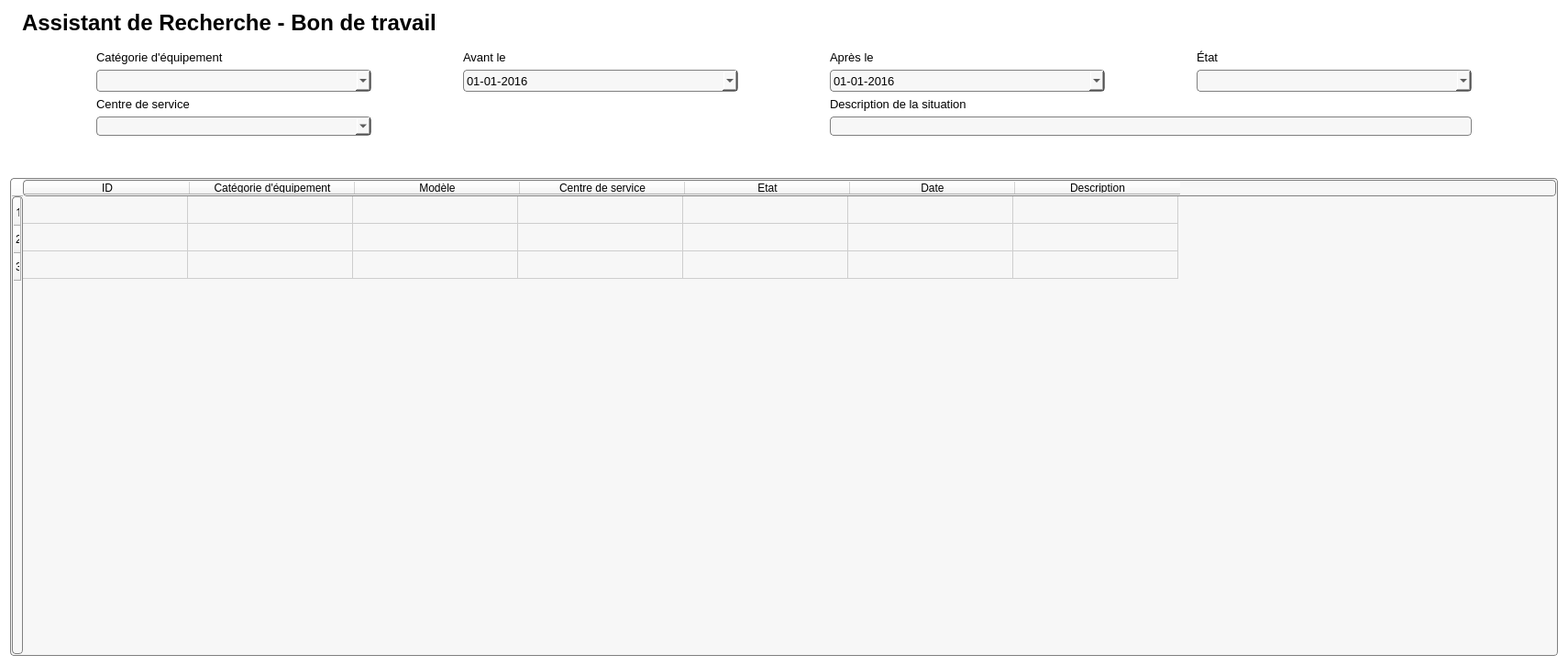
<?xml version="1.0" encoding="UTF-8"?>
<ui version="4.0">
 <class>RechercheBonDeTravail</class>
 <widget class="QWidget" name="RechercheBonDeTravail">
  <property name="geometry">
   <rect>
    <x>0</x>
    <y>0</y>
    <width>1710</width>
    <height>726</height>
   </rect>
  </property>
  <property name="maximumSize">
   <size>
    <width>11111111</width>
    <height>1111111</height>
   </size>
  </property>
  <property name="windowTitle">
   <string>PC2</string>
  </property>
  <property name="windowIcon">
   <iconset>
    <normalon>../../../../SIMM2.0-DEV/Interface/Images/PC2_logo.png</normalon>
   </iconset>
  </property>
  <property name="styleSheet">
   <string notr="true">QWidget{
background:white;

}

QPushButton {
padding: 1px;
border-style: solid;
border: 1px solid gray;
border-radius: 4px;
background: rgb(247,247,247)
}

QPushButton:hover {
background-color: qlineargradient(x1: 0, y1: 1, x2: 0, y2: 0, stop: 0 #edf2f8, stop: 1 #c8d9ea);
}


QPushButton::pressed {
padding: 1px;
color: black;
border-style: solid;
border: 1px solid gray;
border-radius: 4px;
background:rgb(169, 167, 170)
}

QComboBox{
padding: 1px;
border-style: solid;
border: 1px solid gray;
border-radius: 4px;
background: rgb(247,247,247)
}


QDateEdit {
padding: 1px;
border-style: solid;
border: 1px solid gray;
border-radius: 4px;
background: rgb(247,247,247)
}</string>
  </property>
  <layout class="QGridLayout" name="gridLayout">
   <item row="0" column="0">
    <layout class="QHBoxLayout" name="horizontalLayout_3">
     <item>
      <widget class="QLabel" name="label">
       <property name="maximumSize">
        <size>
         <width>38</width>
         <height>34</height>
        </size>
       </property>
       <property name="text">
        <string/>
       </property>
       <property name="pixmap">
        <pixmap>Images/magnifier (1).png</pixmap>
       </property>
      </widget>
     </item>
     <item>
      <widget class="QLabel" name="LabelTitre">
       <property name="maximumSize">
        <size>
         <width>10000</width>
         <height>10000</height>
        </size>
       </property>
       <property name="font">
        <font>
         <pointsize>18</pointsize>
         <weight>75</weight>
         <bold>true</bold>
        </font>
       </property>
       <property name="styleSheet">
        <string notr="true">background: white;</string>
       </property>
       <property name="text">
        <string>Assistant de Recherche - Bon de travail</string>
       </property>
      </widget>
     </item>
     <item>
      <spacer name="horizontalSpacer_2">
       <property name="orientation">
        <enum>Qt::Horizontal</enum>
       </property>
       <property name="sizeHint" stdset="0">
        <size>
         <width>40</width>
         <height>20</height>
        </size>
       </property>
      </spacer>
     </item>
    </layout>
   </item>
   <item row="1" column="0">
    <spacer name="verticalSpacer">
     <property name="orientation">
      <enum>Qt::Vertical</enum>
     </property>
     <property name="sizeType">
      <enum>QSizePolicy::Minimum</enum>
     </property>
     <property name="sizeHint" stdset="0">
      <size>
       <width>20</width>
       <height>10</height>
      </size>
     </property>
    </spacer>
   </item>
   <item row="4" column="0">
    <layout class="QVBoxLayout" name="verticalLayout_11">
     <property name="spacing">
      <number>20</number>
     </property>
     <item>
      <widget class="QTableWidget" name="tableResultats">
       <property name="minimumSize">
        <size>
         <width>200</width>
         <height>500</height>
        </size>
       </property>
       <property name="maximumSize">
        <size>
         <width>2000</width>
         <height>16777215</height>
        </size>
       </property>
       <property name="font">
        <font>
         <family>MS Shell Dlg 2</family>
         <pointsize>10</pointsize>
        </font>
       </property>
       <property name="styleSheet">
        <string notr="true">padding: 1px;
border-style: solid;
border: 1px solid gray;
border-radius: 4px;
background:rgb(247, 247, 247)</string>
       </property>
       <property name="lineWidth">
        <number>10</number>
       </property>
       <property name="midLineWidth">
        <number>9</number>
       </property>
       <property name="showDropIndicator" stdset="0">
        <bool>true</bool>
       </property>
       <property name="showGrid">
        <bool>true</bool>
       </property>
       <property name="gridStyle">
        <enum>Qt::SolidLine</enum>
       </property>
       <property name="sortingEnabled">
        <bool>false</bool>
       </property>
       <property name="wordWrap">
        <bool>true</bool>
       </property>
       <attribute name="horizontalHeaderCascadingSectionResizes">
        <bool>true</bool>
       </attribute>
       <attribute name="horizontalHeaderDefaultSectionSize">
        <number>180</number>
       </attribute>
       <attribute name="horizontalHeaderMinimumSectionSize">
        <number>30</number>
       </attribute>
       <attribute name="verticalHeaderDefaultSectionSize">
        <number>30</number>
       </attribute>
       <attribute name="verticalHeaderMinimumSectionSize">
        <number>20</number>
       </attribute>
       <attribute name="verticalHeaderShowSortIndicator" stdset="0">
        <bool>false</bool>
       </attribute>
       <attribute name="verticalHeaderStretchLastSection">
        <bool>false</bool>
       </attribute>
       <row>
        <property name="text">
         <string>1</string>
        </property>
        <property name="font">
         <font>
          <family>MS Reference Sans Serif</family>
          <pointsize>10</pointsize>
         </font>
        </property>
       </row>
       <row>
        <property name="text">
         <string>2</string>
        </property>
       </row>
       <row>
        <property name="text">
         <string>3</string>
        </property>
       </row>
       <column>
        <property name="text">
         <string>ID</string>
        </property>
       </column>
       <column>
        <property name="text">
         <string>Catégorie d'équipement</string>
        </property>
       </column>
       <column>
        <property name="text">
         <string>Modèle</string>
        </property>
       </column>
       <column>
        <property name="text">
         <string>Centre de service</string>
        </property>
       </column>
       <column>
        <property name="text">
         <string>État</string>
        </property>
       </column>
       <column>
        <property name="text">
         <string>Date</string>
        </property>
       </column>
       <column>
        <property name="text">
         <string>Description</string>
        </property>
       </column>
      </widget>
     </item>
    </layout>
   </item>
   <item row="3" column="0">
    <spacer name="verticalSpacer_3">
     <property name="orientation">
      <enum>Qt::Vertical</enum>
     </property>
     <property name="sizeType">
      <enum>QSizePolicy::Minimum</enum>
     </property>
     <property name="sizeHint" stdset="0">
      <size>
       <width>20</width>
       <height>40</height>
      </size>
     </property>
    </spacer>
   </item>
   <item row="2" column="0">
    <layout class="QGridLayout" name="gridLayout_3">
     <item row="2" column="0">
      <widget class="QLabel" name="LabelCentreService">
       <property name="maximumSize">
        <size>
         <width>500</width>
         <height>500</height>
        </size>
       </property>
       <property name="font">
        <font>
         <pointsize>10</pointsize>
        </font>
       </property>
       <property name="styleSheet">
        <string notr="true">background: white;</string>
       </property>
       <property name="text">
        <string>Centre de service</string>
       </property>
      </widget>
     </item>
     <item row="1" column="0">
      <widget class="QComboBox" name="comboBoxCategorieEquipement">
       <property name="minimumSize">
        <size>
         <width>150</width>
         <height>0</height>
        </size>
       </property>
       <property name="maximumSize">
        <size>
         <width>300</width>
         <height>500</height>
        </size>
       </property>
       <property name="font">
        <font>
         <pointsize>10</pointsize>
        </font>
       </property>
      </widget>
     </item>
     <item row="0" column="1">
      <widget class="QLabel" name="LabelAvant">
       <property name="maximumSize">
        <size>
         <width>500</width>
         <height>500</height>
        </size>
       </property>
       <property name="font">
        <font>
         <pointsize>10</pointsize>
        </font>
       </property>
       <property name="styleSheet">
        <string notr="true">background: white;</string>
       </property>
       <property name="text">
        <string>Avant le</string>
       </property>
       <property name="alignment">
        <set>Qt::AlignLeading|Qt::AlignLeft|Qt::AlignTop</set>
       </property>
      </widget>
     </item>
     <item row="0" column="0">
      <widget class="QLabel" name="labelCategorie">
       <property name="maximumSize">
        <size>
         <width>500</width>
         <height>500</height>
        </size>
       </property>
       <property name="font">
        <font>
         <pointsize>10</pointsize>
        </font>
       </property>
       <property name="styleSheet">
        <string notr="true">background: white;</string>
       </property>
       <property name="text">
        <string>Catégorie d'équipement</string>
       </property>
       <property name="alignment">
        <set>Qt::AlignLeading|Qt::AlignLeft|Qt::AlignVCenter</set>
       </property>
      </widget>
     </item>
     <item row="0" column="2">
      <widget class="QLabel" name="LabelApres">
       <property name="maximumSize">
        <size>
         <width>500</width>
         <height>500</height>
        </size>
       </property>
       <property name="font">
        <font>
         <pointsize>10</pointsize>
        </font>
       </property>
       <property name="styleSheet">
        <string notr="true">background: white;</string>
       </property>
       <property name="text">
        <string>Après le</string>
       </property>
      </widget>
     </item>
     <item row="1" column="1">
      <widget class="QDateEdit" name="calendrierAvant">
       <property name="minimumSize">
        <size>
         <width>150</width>
         <height>0</height>
        </size>
       </property>
       <property name="maximumSize">
        <size>
         <width>300</width>
         <height>500</height>
        </size>
       </property>
       <property name="font">
        <font>
         <pointsize>10</pointsize>
        </font>
       </property>
       <property name="displayFormat">
        <string>dd-MM-yyyy</string>
       </property>
       <property name="calendarPopup">
        <bool>true</bool>
       </property>
       <property name="date">
        <date>
         <year>2016</year>
         <month>1</month>
         <day>1</day>
        </date>
       </property>
      </widget>
     </item>
     <item row="1" column="2">
      <widget class="QDateEdit" name="calendrierApres">
       <property name="minimumSize">
        <size>
         <width>150</width>
         <height>0</height>
        </size>
       </property>
       <property name="maximumSize">
        <size>
         <width>300</width>
         <height>500</height>
        </size>
       </property>
       <property name="font">
        <font>
         <pointsize>10</pointsize>
        </font>
       </property>
       <property name="displayFormat">
        <string>dd-MM-yyyy</string>
       </property>
       <property name="calendarPopup">
        <bool>true</bool>
       </property>
       <property name="date">
        <date>
         <year>2016</year>
         <month>1</month>
         <day>1</day>
        </date>
       </property>
      </widget>
     </item>
     <item row="0" column="3">
      <widget class="QLabel" name="LabelEtat">
       <property name="maximumSize">
        <size>
         <width>500</width>
         <height>500</height>
        </size>
       </property>
       <property name="font">
        <font>
         <pointsize>10</pointsize>
        </font>
       </property>
       <property name="styleSheet">
        <string notr="true">background: white;</string>
       </property>
       <property name="text">
        <string>État</string>
       </property>
       <property name="alignment">
        <set>Qt::AlignLeading|Qt::AlignLeft|Qt::AlignVCenter</set>
       </property>
      </widget>
     </item>
     <item row="1" column="3">
      <widget class="QComboBox" name="comboBoxEtat">
       <property name="minimumSize">
        <size>
         <width>150</width>
         <height>0</height>
        </size>
       </property>
       <property name="maximumSize">
        <size>
         <width>300</width>
         <height>500</height>
        </size>
       </property>
       <property name="font">
        <font>
         <pointsize>11</pointsize>
        </font>
       </property>
      </widget>
     </item>
     <item row="3" column="0">
      <widget class="QComboBox" name="comboBoxCentreService">
       <property name="sizePolicy">
        <sizepolicy hsizetype="Preferred" vsizetype="Maximum">
         <horstretch>0</horstretch>
         <verstretch>0</verstretch>
        </sizepolicy>
       </property>
       <property name="minimumSize">
        <size>
         <width>150</width>
         <height>0</height>
        </size>
       </property>
       <property name="maximumSize">
        <size>
         <width>300</width>
         <height>500</height>
        </size>
       </property>
       <property name="font">
        <font>
         <pointsize>10</pointsize>
        </font>
       </property>
      </widget>
     </item>
     <item row="2" column="2">
      <widget class="QLabel" name="LabelDescription">
       <property name="maximumSize">
        <size>
         <width>500</width>
         <height>500</height>
        </size>
       </property>
       <property name="font">
        <font>
         <pointsize>10</pointsize>
        </font>
       </property>
       <property name="styleSheet">
        <string notr="true">background: white;</string>
       </property>
       <property name="text">
        <string>Description de la situation</string>
       </property>
      </widget>
     </item>
     <item row="3" column="2" colspan="2">
      <widget class="QLineEdit" name="lineEditDescriptionSituation">
       <property name="minimumSize">
        <size>
         <width>400</width>
         <height>0</height>
        </size>
       </property>
       <property name="maximumSize">
        <size>
         <width>16777215</width>
         <height>16777215</height>
        </size>
       </property>
       <property name="font">
        <font>
         <pointsize>10</pointsize>
        </font>
       </property>
       <property name="styleSheet">
        <string notr="true">
padding: 1px;
border-style: solid;
border: 1px solid gray;
border-radius: 4px;
background: rgb(247,247,247);</string>
       </property>
      </widget>
     </item>
    </layout>
   </item>
  </layout>
  <zorder>verticalSpacer_3</zorder>
  <zorder>verticalSpacer</zorder>
 </widget>
 <resources/>
 <connections/>
</ui>
